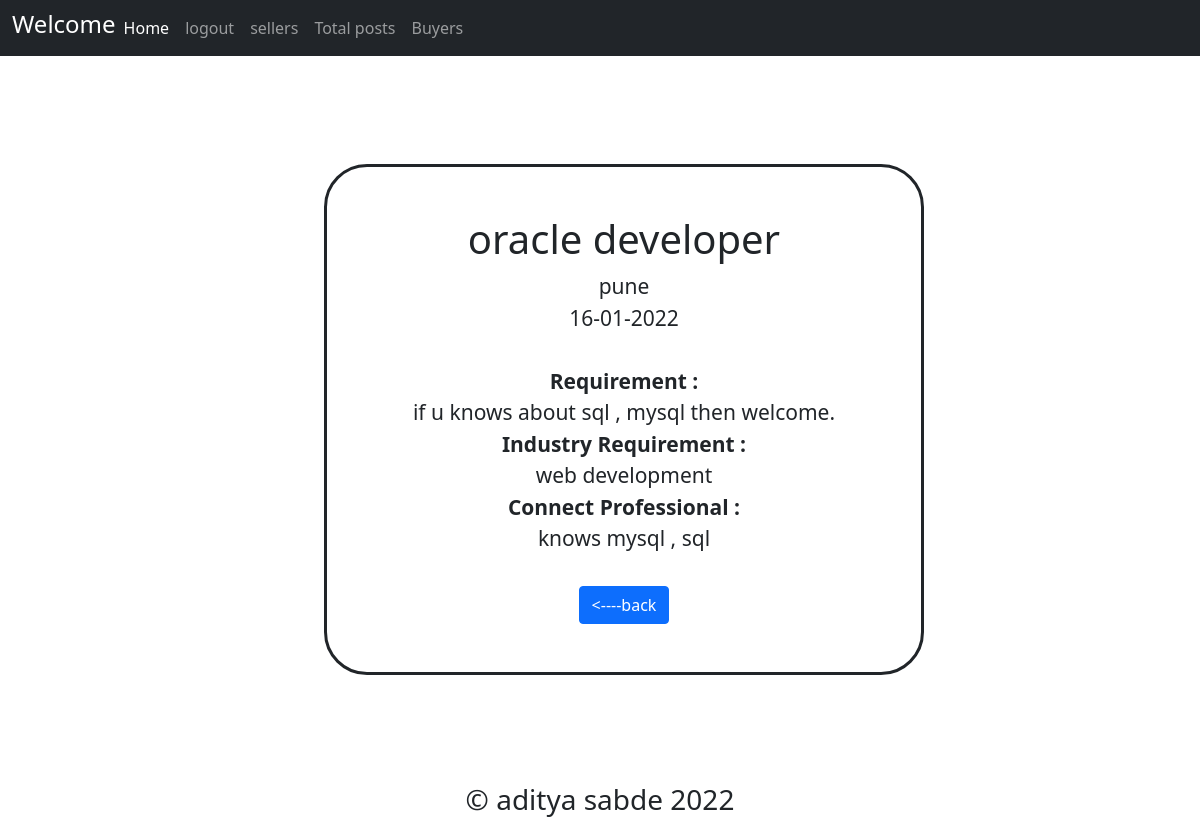
The page /admin/viewpost.php?id=1 (signed in) on the database its author committed.
### tables this page shows
CREATE TABLE `buyers` (
  `id` int(10) NOT NULL,
  `title` varchar(255) NOT NULL,
  `requirement` varchar(255) NOT NULL,
  `industryrequirement` varchar(255) NOT NULL,
  `connectprofessional` varchar(255) NOT NULL,
  `location` varchar(255) NOT NULL,
  `date` varchar(255) NOT NULL,
  `buyername` varchar(255) DEFAULT NULL,
  `status` int(11) NOT NULL
);

### admin/viewpost.php (the view, shortened to what this page needs)
<!DOCTYPE html>
<html lang="en">
    <head>
        <link href="https://cdn.jsdelivr.net/npm/bootstrap@5.1.3/dist/css/bootstrap.min.css" rel="stylesheet">
    </head>
<body>
    <?php
        require "nav.php";
        $id = $_GET['id'];
        require "../dbconnect.php";
        $sql = "select * from `buyers` where id='$id'";
        $result = mysqli_query($conn,$sql) or die(mysqli_error($sql));
        $data = mysqli_fetch_array($result);
        echo
        '<div class="post">
            <div class="head">
                <b> <h1>'.$data['title'].'</h1></b>
            </div>
            <div class="location">
               '.$data['location'].'
               <br>'.$data['date'].'
            </div>
            <br>
            <div class="middle">
                <b>Requirement :</b>   <br>'.$data['requirement'].' <br>
                <b>Industry Requirement :</b>  <br>'.$data['industryrequirement'].'<br>
                <b>Connect Professional :</b>   <br>'.$data['connectprofessional'].'<br>
            </div>
            <br>
            <a href="totalpost.php"><button type="button" class="btn btn-primary"><----back</button></a>
        </div>';
   ?>
    <div class="footer" style="position:center;">
        <center><h3>&copy aditya sabde 2022</h3></center>
    </div>
</body>
</html>

### admin/viewpost.php (style rules this page uses)
.post { margin: 9%; margin-left: 27%; margin-right: 23%; text-align: center; padding: 4%; border: solid; border-radius: 43px; font-size: 21px; }

### rows shown on the page
buyers: title "oracle developer", location "pune", date "16-01-2022", requirement "if u knows about sql , mysql then welcome.", industryrequirement "web development", connectprofessional "knows mysql , sql"
